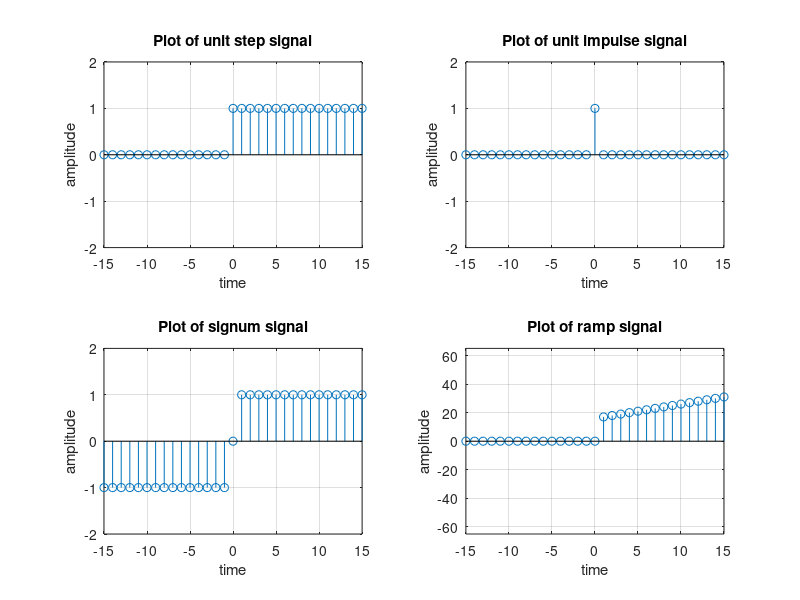

This figure's MATLAB source:
clear all
close all
clc

%% unit step

t=-15:1:15;
y=zeros(1,length(t));

for i=1:length(t)
    if t(i) >= 0
        y(i)=1;
    end
end

subplot(2,2,1)

stem(t,y)

grid on

xlabel('time')
ylabel('amplitude')

title('Plot of unit step signal')

axis([-15,15,-2,2]) % to define limit


%%impulse

t=-15:1:15;
y=zeros(1,length(t));

for i=1:length(t)
    if t(i) == 0
        y(i)=1;
    end
end

subplot(2,2,2)

stem(t,y)

grid on

xlabel('time')
ylabel('amplitude')

title('Plot of unit impulse signal')

axis([-15,15,-2,2]) % to define limit

%%signum

t=-15:1:15;
y=zeros(1,length(t));

for i=1:length(t)
    if t(i) > 0
        y(i)=1;
    elseif t(i)==0
         y(i)=0;
    else
        y(i)=-1;
    end
end

subplot(2,2,3)

stem(t,y)

grid on

xlabel('time')
ylabel('amplitude')

title('Plot of signum signal')

axis([-15,15,-2,2]) % to define limit



%%ramp

t=-15:1:15;
y=zeros(1,length(t));

for i=1:length(t)
   if t(i)<=0
       y(i)=0
   else
       y(i)=i
   end
end

subplot(2,2,4)

stem(t,y)

grid on

xlabel('time')
ylabel('amplitude')

title('Plot of ramp signal')

axis([-15,15,-65,65]) % to define limit








